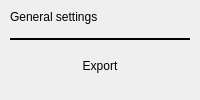
             <widget class="QWidget" name="generalSettings">
              <property name="styleSheet">
               <string notr="true"/>
              </property>
              <layout class="QVBoxLayout" name="verticalLayout_3">
               <property name="spacing">
                <number>0</number>
               </property>
               <property name="leftMargin">
                <number>10</number>
               </property>
               <property name="topMargin">
                <number>10</number>
               </property>
               <property name="rightMargin">
                <number>10</number>
               </property>
               <property name="bottomMargin">
                <number>10</number>
               </property>
               <item>
                <widget class="QLabel" name="labelGeneralSettingsTitle">
                 <property name="styleSheet">
                  <string notr="true"/>
                 </property>
                 <property name="text">
                  <string>General settings</string>
                 </property>
                 <property name="general_settings_label" stdset="0">
                  <bool>true</bool>
                 </property>
                </widget>
               </item>
               <item>
                <spacer name="verticalSpacer_2">
                 <property name="orientation">
                  <enum>Qt::Vertical</enum>
                 </property>
                 <property name="sizeType">
                  <enum>QSizePolicy::Fixed</enum>
                 </property>
                 <property name="sizeHint" stdset="0">
                  <size>
                   <width>0</width>
                   <height>14</height>
                  </size>
                 </property>
                </spacer>
               </item>
               <item>
                <widget class="Line" name="lineGeneralSettingsTitle">
                 <property name="minimumSize">
                  <size>
                   <width>0</width>
                   <height>2</height>
                  </size>
                 </property>
                 <property name="maximumSize">
                  <size>
                   <width>16777215</width>
                   <height>16777215</height>
                  </size>
                 </property>
                 <property name="styleSheet">
                  <string notr="true"/>
                 </property>
                 <property name="frameShadow">
                  <enum>QFrame::Plain</enum>
                 </property>
                 <property name="lineWidth">
                  <number>2</number>
                 </property>
                 <property name="orientation">
                  <enum>Qt::Horizontal</enum>
                 </property>
                 <property name="blue_line" stdset="0">
                  <bool>true</bool>
                 </property>
                </widget>
               </item>
               <item>
                <spacer name="verticalSpacer_9">
                 <property name="orientation">
                  <enum>Qt::Vertical</enum>
                 </property>
                 <property name="sizeType">
                  <enum>QSizePolicy::Fixed</enum>
                 </property>
                 <property name="sizeHint" stdset="0">
                  <size>
                   <width>20</width>
                   <height>10</height>
                  </size>
                 </property>
                </spacer>
               </item>
               <item>
                <widget class="QPushButton" name="btnExport">
                 <property name="styleSheet">
                  <string notr="true">QPushButton {
  min-height: 30px;
  max-height: 30px;

  border: 0px;
}</string>
                 </property>
                 <property name="text">
                  <string>Export</string>
                 </property>
                 <property name="blue_button" stdset="0">
                  <bool>true</bool>
                 </property>
                </widget>
               </item>
               <item>
                <spacer name="verticalSpacer">
                 <property name="orientation">
                  <enum>Qt::Vertical</enum>
                 </property>
                 <property name="sizeHint" stdset="0">
                  <size>
                   <width>0</width>
                   <height>0</height>
                  </size>
                 </property>
                </spacer>
               </item>
              </layout>
             </widget>
